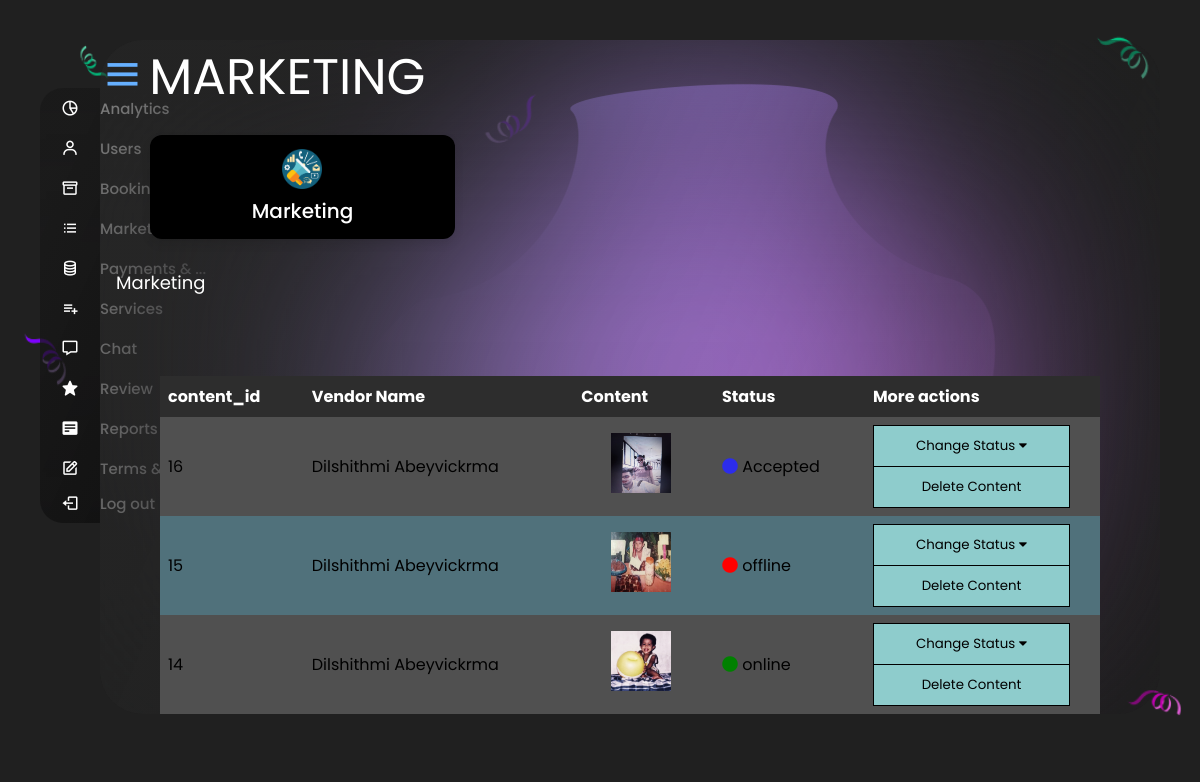
Page /adminMarketing (signed in) on the committed database.
### tables this page shows
CREATE TABLE `marketing_content` (
  `content_id` int(10) NOT NULL,
  `content` varchar(256) NOT NULL,
  `upload_date` date NOT NULL DEFAULT current_timestamp(),
  `user_id` int(10) NOT NULL,
  `upload_status` varchar(50) DEFAULT 'pending'
);

CREATE TABLE `user` (
  `user_id` int(10) NOT NULL,
  `email` varchar(256) NOT NULL,
  `password` varchar(256) NOT NULL,
  `user_type` varchar(20) NOT NULL,
  `f_name` varchar(255) NOT NULL,
  `l_name` varchar(255) NOT NULL,
  `address` varchar(255) NOT NULL,
  `nic` varchar(25) NOT NULL,
  `gender` varchar(25) NOT NULL,
  `profilePicture` varchar(255) NOT NULL
);

### app/controllers/adminMarketing.php (called while the page is built, shortened)
<?php
class AdminMarketing extends FrameworkPartyak
{
    public function __construct()
    {
        $this->marketingModel = $this->model('adminMarketingModel');
    }
    public function index()
    {
        $data['marketing'] = $this->marketingModel->getMarketing();
        $data['user'] = $this->marketingModel->getUser();
        $this->view("admin/adminMarketingView",$data);
    }
}

### core/classes/router.php (called while the page is built, shortened)
<?php
class Router
{
    public $method = "index";
    public $params = [];
    public function __construct()
    {
        $url = $this->url();
        if (!empty($url)) {
            if (file_exists("../app/controllers/" . $url[0] . ".php")) {
                unset($url[0]);
            } else {
                echo "$url[0].php not found";
            }
        }
        $this->controller = new $this->controller;
        if (isset($url)) {
            $this->params = $url;
        } else {
            $this->params = [];
        }
        call_user_func_array([$this->controller, $this->method], $this->params);
    }
    public function url()
    {
        if (isset($_GET['url'])) {
            $url = $_GET['url'];
            $url = rtrim($url);
            $url = filter_var($url, FILTER_SANITIZE_URL);
            $url = explode("/", $url);
            return $url;
        }
    }
}

### core/init.php (called while the page is built, shortened)
<?php
$router = new Router;

### public/index.php (called while the page is built, shortened)
<?php
include "../core/init.php";

### app/models/adminMarketingModel.php (called while the page is built, shortened)
<?php
    class adminMarketingModel extends database{
        public function getMarketing(){
            $query = "SELECT * FROM marketing_content ORDER BY content_id DESC";
            $result = mysqli_query($GLOBALS['db'],$query);
            return $result;
        }
        public function getUser(){
            $query = "SELECT * FROM marketing_content,user WHERE
             user.user_id = marketing_content.user_id ORDER BY marketing_content.content_id DESC";
             $result = mysqli_query($GLOBALS['db'],$query);
             return $result;
        }
    }
?>

### app/views/admin/adminMarketingView.php (the view, shortened to what this page needs)
<!DOCTYPE html>
<html lang="en" dir="ltr">
<head>
    <link href='https://unpkg.com/boxicons@2.0.7/css/boxicons.min.css' rel='stylesheet'>
    <link rel="stylesheet" href="https://cdnjs.cloudflare.com/ajax/libs/font-awesome/4.7.0/css/font-awesome.min.css">
</head>
<body>
    <div class="container">
        <section class="home-section">
            <div class="sidebar-button">
                <i class='bx bx-menu sidebarBtn' id="iconMenu"></i>
                <span class="dashboard">MARKETING</span>
            </div>
            <div class="home-content">
                <div class="overview-boxes">
                    <div class="box" id="box-marketing">
                        <span class="links_name"><img class="customer-image" <?php srcIMG("marketingContent.png") ?>
                                width="40" height="40">
                            <div class="box-topic">Marketing</div>
                        </span>
                    </div>
                </div>
                <div>
                    <ul class="breadcrumb">
                        <li><a>Marketing</a></li>
                    </ul>
                </div>
                <ul class="breadcrumb">
                </ul>
                <div class="sales-boxes">
                    <table>
                        <tr>
                            <th>content_id</th>
                            <th>Vendor Name</th>
                            <th>Content</th>
                            <th>Status</th>
                            <th>More actions</th>
                        </tr>
                        <tr>
                            <?php
                                $x = 1;
                                while($row = mysqli_fetch_assoc($data['marketing'])){
                                    $row2 = mysqli_fetch_assoc($data['user']);
                                    $id_name = 'myDropdown';
                                    $status_name = 'status';
                                    $status_name .= $row['content_id'];
                                    $id_name .= $x;
                                    echo "
                                    <td>$row[content_id]</td>
                                    <td>$row2[f_name] $row2[l_name]</td>
                                    <td><a target=\"_blank\" href=\"http://localhost/partyak/public/img/marketingContent/$row[content]\"><img class=\"customer-image\" src=\"http://localhost/partyak/public/img/marketingContent/$row[content]\"  width=\"60\" height=\"60\">
                                    </a>
                                    </td>
                                    <td class=$status_name><i class=\"fas fa-circle $row[upload_status]\"></i> $row[upload_status]</td>
                                    <td>
                                        <div class=\"btn-group\">
                                            <div class=\"dropdown\">
                                            <button onclick=\"myFunction($x)\" class=\"dropbtn\">Change Status <i class=\"fas fa-caret-down\"></i></button>
                                        <div id=$id_name class=\"dropdown-content\">
                                        <a class=\"accept-btn $row[content_id]\">Accept</a>
                                        <a class=\"reject-btn $row[content_id]\">Reject</a>
                                        <a class=\"online-btn $row[content_id]\">Make online</a>
                                        <a class=\"offline-btn $row[content_id]\">Make Offline</a>
                                        </div>
                                        </div>
                                        <button onclick=\"window.location='" . BASEURL . "/adminMarketing/delete/$row[content_id]'\">Delete Content</button>
                                        </div>
                                    </td>
                                    </tr>
                                    ";
                                    $x++;
                                }
                            ?>
                    </table>
        </section>
    </div>
</body>
</html>

### public/css/admin/adminMarketing.css (style rules this page uses)
* { margin: 0; padding: 0; box-sizing: border-box; font-family: 'Poppins', sans-serif; }
body { background-color: #202020; background-image: url("../../../public/img/home-confetti.png"); background-repeat: round; }
.container { background-image: url("../../../public/img/blob 1.png"); padding: 40px; }
.home-section { position: relative; height: 85%; width: calc(100% - 240px); left: 240px; transition: all 0.5s ease; border-radius: 43px; background: linear-gradient(114.1deg, rgba(40,40,40,0.36) 18.52%, rgba(15, 15, 15, 0.12) 98.52%); backdrop-filter: blur(120px); }
.home-section .home-content { position: relative; padding-top: 0; }
.customer-image { margin-left: 30px }
.home-content .overview-boxes { display: flex; align-items: center; justify-content: space-between; flex-wrap: wrap; padding: 20px 50px 20px 50px; border-radius: 43px; }
.overview-boxes .box { width: 209px; height: 104px; color: white; display: flex; align-items: center; justify-content: center; width: calc(100% / 3 - 15px); background: rgb(0, 0, 0); padding: 7px; border-radius: 12px; box-shadow: 0 5px 10px rgba(0,0,0,0.1); }
.overview-boxes .box-topic { font-size: 20px; font-weight: 500; }
.home-content .sales-boxes { margin: 50px 60px 0 60px; background-color: #50717b; display: flex; justify-content: center; }
#iconMenu { font-size: 45px; color: #66b0ff; }
.dashboard { font-size: 50px; color:#fff; }
ul.breadcrumb { padding: 10px 16px; list-style: none; }
ul.breadcrumb li { display: inline; font-size: 18px; }
ul.breadcrumb li a { color: #FFFFFF; text-decoration: none; }
table { border-collapse: collapse; width: 100%; }
th, td { text-align: left; padding: 8px; }
tr:nth-child(even) { background-color: #505050 }
th { background-color: #2D2D2D; color: white; }
.btn-group button { background-color: #8ecccc; border: 1px solid black; padding: 10px 24px; cursor: pointer; width: 90%; display: block; }
.btn-group button:not(:last-child) { border-bottom: none; }
.customer-image { align-items: center; }
.fa-circle { color: green; }
.online { color: green; }
.offline { color:red; }
.Accepted { color: rgb(44, 44, 235); }
@media (max-width: 1240px) { .home-section { width: calc(100% - 60px); left: 60px; } }

### public/css/css/all.css (style rules this page uses)
.fa, .fas, .far, .fal, .fad, .fab { -moz-osx-font-smoothing: grayscale; -webkit-font-smoothing: antialiased; display: inline-block; font-style: normal; font-variant: normal; text-rendering: auto; line-height: 1; }
.fa-caret-down:before { content: "\f0d7"; }
.fa-circle:before { content: "\f111"; }
.fa, .fas { font-family: 'Font Awesome 5 Free'; font-weight: 900; }

### rows in the picture
marketing_content: content_id "16", user.f_name "Dilshithmi", user.l_name "Abeyvickrma", content (picture), upload_status "Accepted"
marketing_content: content_id "15", user.f_name "Dilshithmi", user.l_name "Abeyvickrma", content (picture), upload_status "offline"
marketing_content: content_id "14", user.f_name "Dilshithmi", user.l_name "Abeyvickrma", content (picture), upload_status "online"
